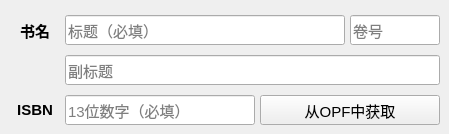
   <widget class="QWidget" name="book_info">
    <attribute name="title">
     <string>书籍信息</string>
    </attribute>
    <widget class="QLineEdit" name="subtitle">
     <property name="geometry">
      <rect>
       <x>65</x>
       <y>55</y>
       <width>375</width>
       <height>30</height>
      </rect>
     </property>
     <property name="sizePolicy">
      <sizepolicy hsizetype="Fixed" vsizetype="Fixed">
       <horstretch>0</horstretch>
       <verstretch>0</verstretch>
      </sizepolicy>
     </property>
     <property name="font">
      <font>
       <pointsize>11</pointsize>
      </font>
     </property>
     <property name="alignment">
      <set>Qt::AlignJustify|Qt::AlignVCenter</set>
     </property>
     <property name="placeholderText">
      <string>副标题</string>
     </property>
     <property name="clearButtonEnabled">
      <bool>true</bool>
     </property>
    </widget>
    <widget class="QLabel" name="lable_title">
     <property name="enabled">
      <bool>true</bool>
     </property>
     <property name="geometry">
      <rect>
       <x>5</x>
       <y>15</y>
       <width>60</width>
       <height>30</height>
      </rect>
     </property>
     <property name="sizePolicy">
      <sizepolicy hsizetype="Ignored" vsizetype="Ignored">
       <horstretch>0</horstretch>
       <verstretch>0</verstretch>
      </sizepolicy>
     </property>
     <property name="sizeIncrement">
      <size>
       <width>0</width>
       <height>0</height>
      </size>
     </property>
     <property name="font">
      <font>
       <pointsize>11</pointsize>
       <weight>75</weight>
       <bold>true</bold>
      </font>
     </property>
     <property name="text">
      <string>书名</string>
     </property>
     <property name="alignment">
      <set>Qt::AlignCenter</set>
     </property>
     <property name="indent">
      <number>0</number>
     </property>
    </widget>
    <widget class="QLineEdit" name="title">
     <property name="geometry">
      <rect>
       <x>65</x>
       <y>15</y>
       <width>280</width>
       <height>30</height>
      </rect>
     </property>
     <property name="sizePolicy">
      <sizepolicy hsizetype="Fixed" vsizetype="Fixed">
       <horstretch>0</horstretch>
       <verstretch>0</verstretch>
      </sizepolicy>
     </property>
     <property name="font">
      <font>
       <pointsize>11</pointsize>
      </font>
     </property>
     <property name="alignment">
      <set>Qt::AlignJustify|Qt::AlignVCenter</set>
     </property>
     <property name="placeholderText">
      <string>标题（必填）</string>
     </property>
     <property name="clearButtonEnabled">
      <bool>true</bool>
     </property>
    </widget>
    <widget class="QLabel" name="lable_isbn">
     <property name="enabled">
      <bool>true</bool>
     </property>
     <property name="geometry">
      <rect>
       <x>5</x>
       <y>95</y>
       <width>60</width>
       <height>30</height>
      </rect>
     </property>
     <property name="sizePolicy">
      <sizepolicy hsizetype="Ignored" vsizetype="Ignored">
       <horstretch>0</horstretch>
       <verstretch>0</verstretch>
      </sizepolicy>
     </property>
     <property name="sizeIncrement">
      <size>
       <width>0</width>
       <height>0</height>
      </size>
     </property>
     <property name="font">
      <font>
       <pointsize>11</pointsize>
       <weight>75</weight>
       <bold>true</bold>
      </font>
     </property>
     <property name="text">
      <string>ISBN</string>
     </property>
     <property name="alignment">
      <set>Qt::AlignCenter</set>
     </property>
     <property name="indent">
      <number>0</number>
     </property>
    </widget>
    <widget class="QLineEdit" name="volume">
     <property name="geometry">
      <rect>
       <x>350</x>
       <y>15</y>
       <width>90</width>
       <height>30</height>
      </rect>
     </property>
     <property name="sizePolicy">
      <sizepolicy hsizetype="Fixed" vsizetype="Fixed">
       <horstretch>0</horstretch>
       <verstretch>0</verstretch>
      </sizepolicy>
     </property>
     <property name="font">
      <font>
       <pointsize>11</pointsize>
      </font>
     </property>
     <property name="alignment">
      <set>Qt::AlignJustify|Qt::AlignVCenter</set>
     </property>
     <property name="placeholderText">
      <string>卷号</string>
     </property>
     <property name="clearButtonEnabled">
      <bool>true</bool>
     </property>
    </widget>
    <widget class="QLineEdit" name="isbn">
     <property name="geometry">
      <rect>
       <x>65</x>
       <y>95</y>
       <width>190</width>
       <height>30</height>
      </rect>
     </property>
     <property name="sizePolicy">
      <sizepolicy hsizetype="Fixed" vsizetype="Fixed">
       <horstretch>0</horstretch>
       <verstretch>0</verstretch>
      </sizepolicy>
     </property>
     <property name="font">
      <font>
       <pointsize>11</pointsize>
      </font>
     </property>
     <property name="inputMethodHints">
      <set>Qt::ImhDigitsOnly|Qt::ImhPreferNumbers</set>
     </property>
     <property name="alignment">
      <set>Qt::AlignJustify|Qt::AlignVCenter</set>
     </property>
     <property name="placeholderText">
      <string>13位数字（必填）</string>
     </property>
     <property name="clearButtonEnabled">
      <bool>true</bool>
     </property>
    </widget>
    <widget class="QPushButton" name="from_opf">
     <property name="geometry">
      <rect>
       <x>260</x>
       <y>95</y>
       <width>180</width>
       <height>30</height>
      </rect>
     </property>
     <property name="sizePolicy">
      <sizepolicy hsizetype="Fixed" vsizetype="Fixed">
       <horstretch>0</horstretch>
       <verstretch>0</verstretch>
      </sizepolicy>
     </property>
     <property name="font">
      <font>
       <pointsize>11</pointsize>
      </font>
     </property>
     <property name="text">
      <string>从OPF中获取</string>
     </property>
    </widget>
   </widget>
